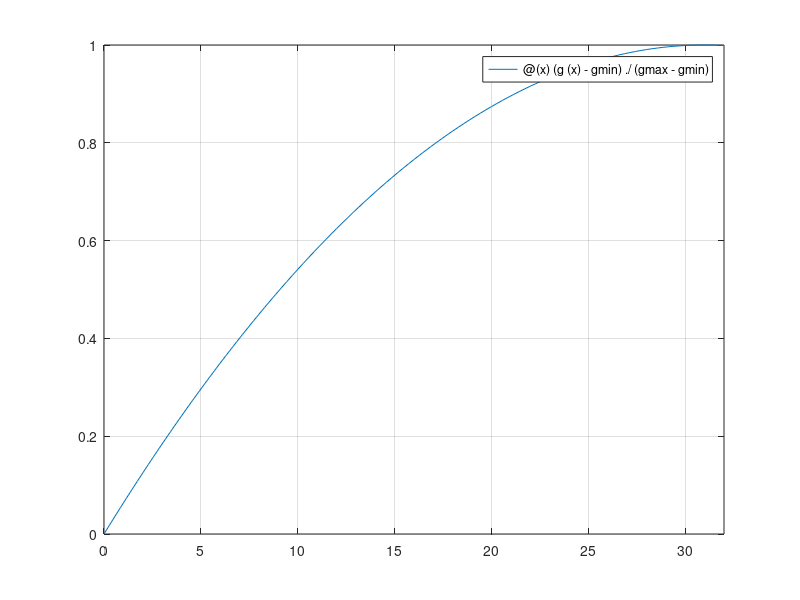

Source code (MATLAB):
L = 32;   % <<<--- SET YOUR L HERE

% your nonlinear function BEFORE rescaling
g = @(x) -0.5*(x./(L-1)).^2 + x./(L-1);

% compute min/max of g over 0..L
xs = linspace(0, L, 2000);
gmin = min(g(xs));
gmax = max(g(xs));

% rescaled function from 0 to 1
f = @(x) (g(x) - gmin) ./ (gmax - gmin);

% % ========== INVERSE FUNCTION ==========
% % For y in [0,1], find x such that f(x) = y using fzero
% 
% finv = @(y) arrayfun(@(yy) fzero(@(xx) f(xx) - yy, ...
%                  L * yy), ...  % initial guess scales with y
%                  y);
% 
% % ========== PLOT THE INVERSE ==========
% yvals = linspace(0,1,400);
% xvals = finv(yvals);
% 
% plot(yvals, xvals, 'LineWidth', 1.5)
% 
% hold on
% plot from x = 0 to x = L, y in [0,1]
fplot(f, [0 L])
ylim([0 1])
grid on
